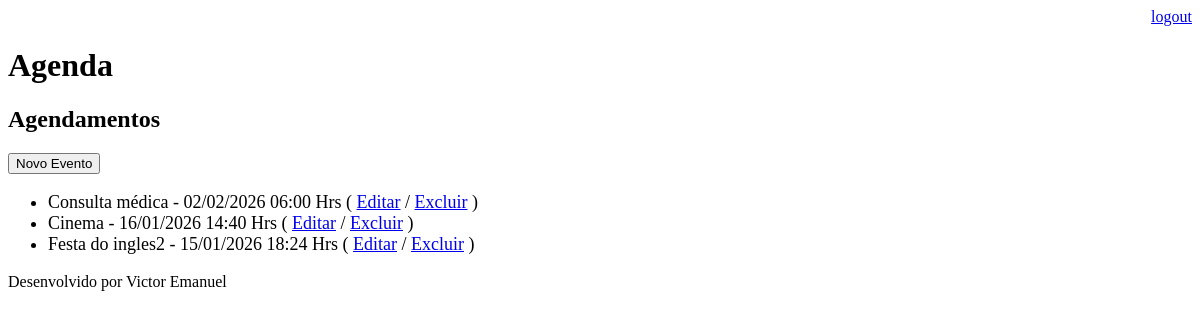
/agenda/ (signed in), run on an earlier commit of the app's database.
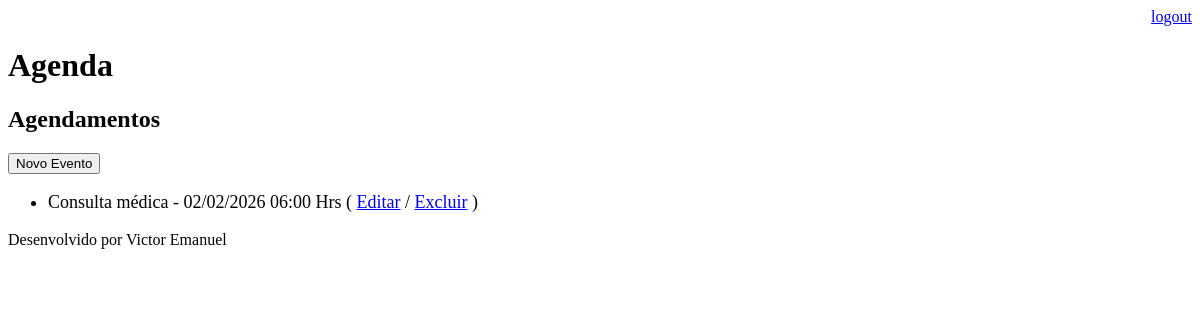
And on a later commit of the database.
### core/models.py (models this page shows, shortened)
class Evento(models.Model):
    titulo = models.CharField(max_length=100)
    descricao = models.TextField(blank=True, null=True)
    data_evento = models.DateTimeField(verbose_name='data do evento')
    data_criacao = models.DateTimeField(auto_now=True)
    usuario = models.ForeignKey(User,on_delete=models.CASCADE)
    local = models.TextField(blank=True, null=True)
    class Meta:
        db_table = 'evento'
    def get_data_evento(self):
        return self.data_evento.strftime('%d/%m/%Y %H:%M Hrs')
    def get_evento_atrasado(self):
        if self.data_evento < datetime.now():
            return True
        else:
            return False
    def get_evento_proximo(self):
        if self.data_evento < datetime.now() + timedelta(hours=1):
            return True
        else:
            return False

### core/views.py (the view)
# urls.py: path('agenda/', views.lista_eventos),
@login_required(login_url='/login/')
def lista_eventos(request):
    usuario = request.user
    data_atual = datetime.now() - timedelta(hours=1)
    evento = Evento.objects.filter(usuario=usuario,
                                   data_evento__gt=data_atual)
    dados = {'eventos':evento}
    return render(request,'core/agenda.html', dados)

### core/templates/core/agenda.html (shortened to what this page needs)
{%  extends "core/model-page.html" %}
{% block content %}
    <h2>Agendamentos</h2>
    <a href="evento/">
        <button type="button">Novo Evento</button>
    </a>
    <ul style="font-size:18px">
    {% for evento in eventos %}
        <li>
            <div style=>
            <div     style=>
            {{  evento.titulo }} - {{ evento.get_data_evento }}
            ( <a href="evento/?id={{ evento.id }}">Editar</a>
            / <a href="evento/delete/{{ evento.id }}/">Excluir</a> )
            </>
        </li>
    {% endfor %}
    </ul>
{% endblock %}

What changed in the data, as far as the page shows it:
no longer on this page (row edited): Evento: titulo "Cinema", get_data_evento "16/01/2026 14:40 Hrs"
no longer on this page (row edited): Evento: titulo "Festa do ingles2", get_data_evento "15/01/2026 18:24 Hrs"
